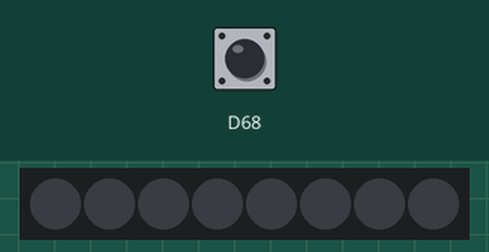
Simulated run of this sketch. Board: Arduino Uno R4 WiFi. Parts: 8 RGB LEDs in strip order, left to right. Inputs (shaded band) come from the test bench; at power-on: D68 HIGH. Dim RGB values are drawn brighter than linear.

Above: at 1.2 s.
1.3 s: D68 pulled LOW for 0.15 s
At 1.37 s:
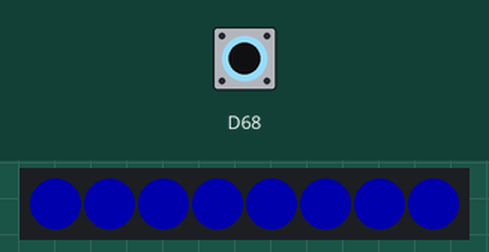
2.9 s: D68 pulled LOW for 3.2 s
At 6.7 s:
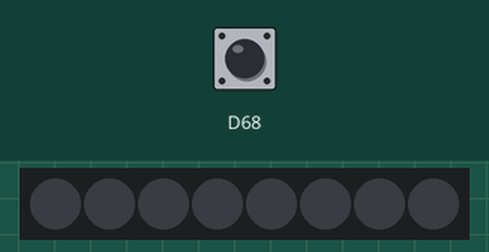
Timing chart, 0 to 8.2 s (numbered marks = the images above; inputs shaded):
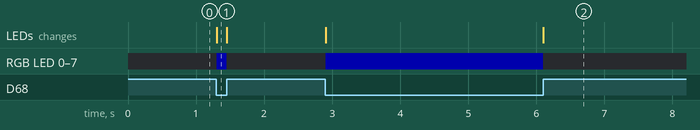

The sketch:

Knob2.ino
```cpp
#include <Arduino_Modulino.h>

ModulinoKnob knob;
ModulinoPixels leds;

void setup() {
  Modulino.begin();

  leds.begin();
  knob.begin();
}

void loop() {
  leds.clear();

  onPress(&knob, [](){
    lightUpAllLEDs(&leds, BLUE, 20);
  });

  leds.show();
}
```

knob_helpers.ino
```cpp
#include <Arduino_Modulino.h>

void onPress(ModulinoKnob* knob, void (*fn)()) {
  if (knob->isPressed()) {
    fn();
  }
}
```

pixel_helpers.ino
```cpp
#include <Arduino_Modulino.h>

void lightUpAllLEDs(ModulinoPixels* leds, ModulinoColor color, uint8_t brightness) {
  leds->clear();

  for (int i = 0; i < 8; i++) {
    leds->set(i, color, brightness);
  }

  leds->show();
}
```

Measured:
- after the input at 1.3 s, RGB LED 0–7: off → RGB(0, 0, 51) at once, → off 0.15 s later; the LEDs: change at once (image 1)
- after the input at 2.9 s, RGB LED 0–7: off → RGB(0, 0, 51) at once, → off 3.2 s later; the LEDs: first change at once (image 2 shows a later state)
